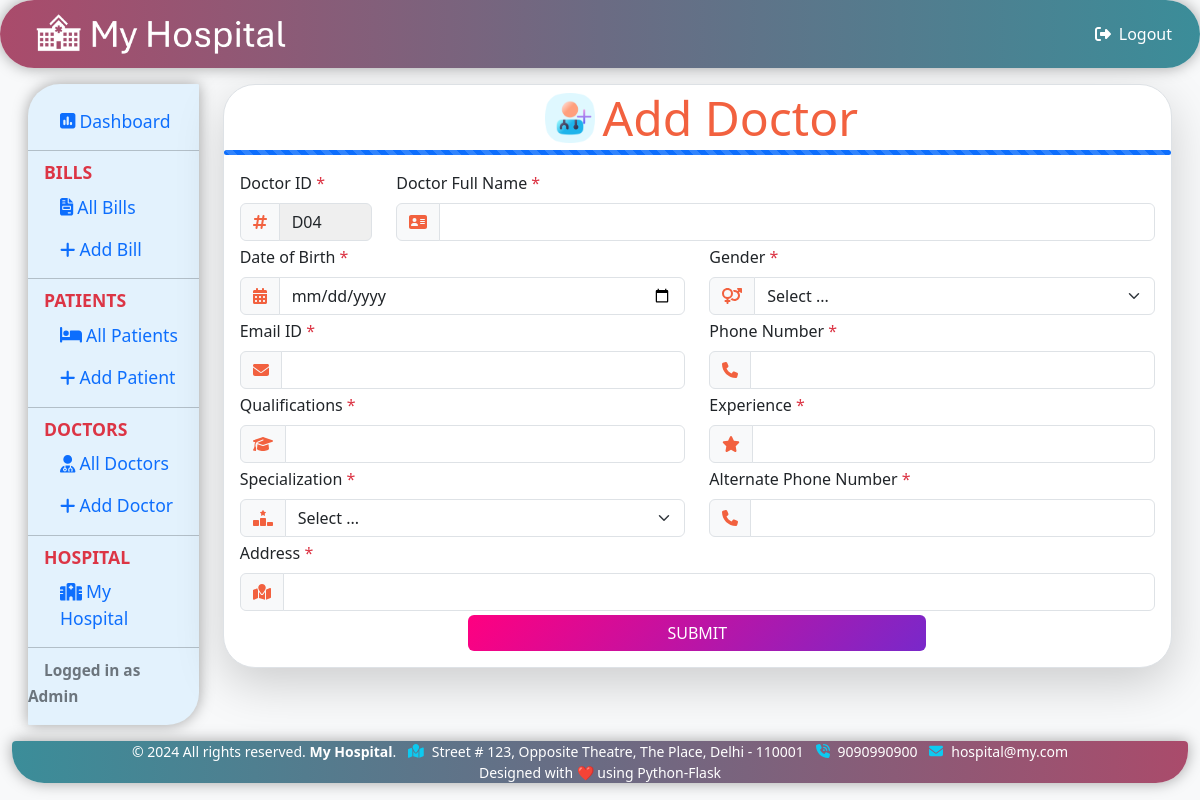
Screenshot of /adddoctor (signed in) with the database file from the repository.
### tables this page shows
CREATE TABLE hospital (
	"id" INTEGER PRIMARY KEY AUTOINCREMENT,
	"name"	TEXT,
	"logo"	TEXT,
	"address"	TEXT,
	"phone"	TEXT,
	"email" TEXT,
	"specs" TEXT );

### docbill.py (the view)
@app.route("/adddoctor", methods=["GET", "POST"])
def adddoctor():
	if ('logged_in' not in session) or (session['logged_in'] != True):
		flash('Session timeout. Please login again', 'info')
		return redirect(url_for("login"))
	conn = sql.connect(DATABASE)
	conn.row_factory = sql.Row
	cur = conn.cursor()
	hosp = cur.execute("SELECT * FROM hospital ORDER BY id DESC").fetchone()
	hdata = ['']*6 if hosp == None else [hosp['name'],hosp['logo'],hosp['address'],hosp['phone'],hosp['email'],hosp['specs']]
	specs = '' if hosp == None else hosp['specs'].split(",")
	lastsl = cur.execute("SELECT docsl FROM doctors ORDER BY docsl DESC").fetchone()
	lastsl = 0 if lastsl == None else lastsl[0]
	nextdocid = f"{lastsl+1:02}"
	if request.method == "POST":
		content = request.form.to_dict()
		cur.execute("INSERT INTO doctors ({}) VALUES ({})".format(','.join(content.keys()), ', '.join(['?']*len(content))), tuple(content.values()))
		conn.commit()
		flash('Doctor Details Added Successfully', 'success')
		return redirect(url_for('adddoctor'))
	return render_template("adddoctor.html", nextdocid = nextdocid, specs = specs, hdata = hdata, title = 'Add Doctor')

### docbill.py (called while the page is built)
@app.before_request
def before_request():
	session.permanent = True
	app.permanent_session_lifetime = timedelta(minutes=10)

### templates/adddoctor.html (shortened to what this page needs)
				{% include 'header.html' %}
				{% block body %}
				<div class="col-sm-10">
					<div class="bg-white border rounded-5 shadow-lg overflow-hidden">
						<div class="row justify-content-md-center">
							<div class="col-12">
								<h2 class="my-1 display-5 d-flex justify-content-center align-items-center doc-icon"><img src="/static/images/adddoctor.png" class="headerimg mx-2">{{title}}</h2>
							</div>
						</div>
						<div class="progress">
							<div class="progress-bar progress-bar-striped progress-bar-animated w-100" role="progressbar"></div>
						</div>
						<form action="/adddoctor" method="POST">
							<div class="row p-3 gy-1">
								<div class="col-2">
									<label for="docid" class="form-label">Doctor ID <span class="text-danger">*</span></label>
									<div class="input-group">
										<span class="input-group-text"><i class="doc-icon fa-solid fa-hashtag"></i></span>
										<input type="text" class="form-control disabled" id="docid" name="docid" value="D{{nextdocid}}">
									</div>
								</div>
								<div class="col-10">
									<label for="docfullname" class="form-label">Doctor Full Name <span class="text-danger">*</span></label>
									<div class="input-group">
										<span class="input-group-text"><i class="doc-icon fa-solid fa-address-card"></i></span>
										<input type="text" class="form-control" id="docfullname" name="docfullname" required>
									</div>
								</div>
								<div class="col-12 col-md-6">
									<label for="docdob" class="form-label">Date of Birth <span class="text-danger">*</span></label>
									<div class="input-group">
										<span class="input-group-text"><i class="doc-icon fa-solid fa-calendar-days"></i></span>
										<input type="date" class="form-control" id="docdob" name="docdob" required>
									</div>
								</div>
								<div class="col-12 col-md-6">
									<label for="docgender" class="form-label">Gender <span class="text-danger">*</span></label>
									<div class="input-group">
										<span class="input-group-text"><i class="doc-icon fa-solid fa-venus-mars"></i></span>
										<select class="form-select" id="docgender" name="docgender" required>
											<option value="" selected disabled>Select ...</option>
										</select>
									</div>
								</div>
								<div class="col-12 col-md-6">
									<label for="docemail" class="form-label">Email ID <span class="text-danger">*</span></label>
									<div class="input-group">
										<span class="input-group-text"><i class="doc-icon fa-solid fa-envelope"></i></span>
										<input type="email" class="form-control" id="docemail" name="docemail" required>
									</div>
								</div>
								<div class="col-12 col-md-6">
									<label for="docphone" class="form-label">Phone Number <span class="text-danger">*</span></label>
									<div class="input-group">
										<span class="input-group-text"><i class="doc-icon fa-solid fa-phone"></i></span>
										<input type="tel" class="form-control" id="docphone" name="docphone" required>
									</div>
								</div>
								<div class="col-12 col-md-6">
									<label for="docqual" class="form-label">Qualifications <span class="text-danger">*</span></label>
									<div class="input-group">
										<span class="input-group-text"><i class="doc-icon fa-solid fa-graduation-cap"></i></span>
										<input type="text" class="form-control" id="docqualification" name="docqual" required>
									</div>
								</div>
								<div class="col-12 col-md-6">
									<label for="docexp" class="form-label">Experience <span class="text-danger">*</span></label>
									<div class="input-group">
										<span class="input-group-text"><i class="doc-icon fa-solid fa-star"></i></span>
										<input type="text" class="form-control" id="docexp" name="docexp" required>
									</div>
								</div>
								<div class="col-12 col-md-6">
									<label for="docspec" class="form-label">Specialization <span class="text-danger">*</span></label>
									<div class="input-group">
										<span class="input-group-text"><i class="doc-icon fa-solid fa-ranking-star"></i></span>
										<select class="form-select" id="docspec" name="docspec" required>
											<option value="" selected disabled>Select ...</option>
										</select>
									</div>
								</div>
								<div class="col-12 col-md-6">
									<label for="docaltphone" class="form-label">Alternate Phone Number <span class="text-danger">*</span></label>
									<div class="input-group">
										<span class="input-group-text"><i class="doc-icon fa-solid fa-phone"></i></span>
										<input type="tel" class="form-control" id="docaltphone" name="docaltphone" required>
									</div>
								</div>
								<div class="col-12">
									<label for="docaddress" class="form-label">Address <span class="text-danger">*</span></label>
									<div class="input-group">
										<span class="input-group-text"><i class="doc-icon fa-solid fa-map-location"></i></span>
										<input type="text" class="form-control" id="docaddress" name="docaddress" required>
									</div>
								</div>
								<div class="col">
									<div class="d-flex justify-content-center">
										<button class="btn submitbtn w-50" type="submit">Submit</button>
									</div>
								</div>
							</div>
						</form>
					</div>
				</div>
				{% endblock %}
				{% include 'footer.html' %}

### templates/header.html (shortened to what this page needs)
<!DOCTYPE html>
<html lang="en">
	<head>
		<link rel="stylesheet" type="text/css" href="/static/css/bootstrap-5.3.3.css">
		<link rel="stylesheet" type="text/css" href="/static/css/fontawesome-6.5.2.all.min.css">
		<link rel="stylesheet" type="text/css" href="/static/css/dataTables-2.1.0.min.css">
		<link rel="stylesheet" type="text/css" href="/static/css/customstyle.css">
	</head>
	<body class="bg-light">
		<nav class="navbar navbar-bg sticky-top rounded-pill px-3">
			<div class="container-fluid">
				<a class="navbar-brand d-flex align-items-center" href="{{url_for('dashboard')}}"><img src="/static/images/logo/{{hdata[1]}}" onerror="this.onerror=null; this.src='/static/images/logo.png';" alt="Logo" class="img-fluid logoimg mx-2"></a>
				<div class="navbar-nav">
					<a class="nav-item nav-link logout non-printable" href="{{url_for('logout')}}"><i class="fa-solid fa-right-from-bracket px-2"></i>Logout</a>
				</div>
			</div>
		</nav>
		<div class="container-fluid">
			<div class="row p-3 gy-2">
				<div class="col-sm-2 non-printable">
					<div class="vertical-nav py-3">
						<ul class="nav flex-column">
							<li class="nav-item"><a href="{{url_for('dashboard')}}" class="nav-link"><i class="fa-solid fa-square-poll-vertical me-1"></i>Dashboard</a></li>
						</ul>
						<hr class="my-2" />
						<p class="text-danger fw-bold px-3 m-0">BILLS</p>
						<ul class="nav flex-column">
							<li class="nav-item"><a href="{{url_for('bills')}}" class="nav-link"><i class="fa-solid fa-file-invoice me-1"></i>All Bills</a></li>
							<li class="nav-item"><a href="{{url_for('addbill')}}" class="nav-link"><i class="fa-solid fa-plus me-1"></i>Add Bill</a></li>
						</ul>
						<hr class="my-2" />
						<p class="text-danger fw-bold px-3 m-0">PATIENTS</p>
						<ul class="nav flex-column">
							<li class="nav-item"><a href="{{url_for('patients')}}" class="nav-link"><i class="fa-solid fa-bed me-1"></i>All Patients</a></li>
							<li class="nav-item"><a href="{{url_for('addpatient')}}" class="nav-link"><i class="fa-solid fa-plus me-1"></i>Add Patient</a></li>
						</ul>
						<hr class="my-2" />
						<p class="text-danger fw-bold px-3 m-0">DOCTORS</p>
						<ul class="nav flex-column">
							<li class="nav-item"><a href="{{url_for('doctors')}}" class="nav-link"><i class="fa-solid fa-user-doctor me-1"></i>All Doctors</a></li>
							<li class="nav-item"><a href="{{url_for('adddoctor')}}" class="nav-link"><i class="fa-solid fa-plus me-1"></i>Add Doctor</a></li>
						</ul>
						<hr class="my-2" />
						<p class="text-danger fw-bold px-3 m-0">HOSPITAL</p>
						<ul class="nav flex-column">
							<li class="nav-item"><a href="{{url_for('hospital')}}" class="nav-link"><i class="fa-solid fa-hospital me-1"></i>My Hospital</a></li>
						</ul>
						<hr class="my-2">
						<span class="px-3 small fw-bold text-secondary">Logged in as Admin</span>
					</div>
				</div>

### templates/footer.html (shortened to what this page needs)
				{% block body %}
						</div>
							<footer class="footbar sticky-bottom text-white text-center small">
								<span>&copy; 2024 All rights reserved. <strong>{{hdata[0]}}</strong>. <i class="fa-solid fa-map-location text-info mx-2"></i>{{hdata[2]}} <i class="fa-solid fa-phone-volume text-info mx-2"></i>{{hdata[3]}} <i class="fa-solid fa-envelope text-info mx-2"></i>{{hdata[4]}}</span><br>
								<span type="button" data-bs-toggle="modal" data-bs-target="#footerModal">Designed with ❤️ using Python-Flask</span>
							</footer>
						</div>
					</body>
				</html>
				{% endblock %}

### static/css/customstyle.css (style rules this page uses)
.navbar { box-shadow: rgba(0, 0, 0, 0.35) 0px 0px 15px; border-radius: 2rem 2rem 4px 4px; background: linear-gradient(to right, #aa4b6b, #6b6b83, #3b8d99); }
.navbar-bg { background: linear-gradient(to right, #aa4b6b, #6b6b83, #3b8d99); }
.navbar-brand { font-size: 2rem!important; color: white; }
.nav-item { margin-left: 1rem; color: white; }
.logout { color: white; }
.vertical-nav { font-size: 1.1rem; background: #e3f2fd; box-shadow: rgba(0, 0, 0, 0.35) 0px 0px 15px; border-radius: 2rem 1px; }
.form-select { border-top-right-radius: 0.375rem !important; border-bottom-right-radius: 0.375rem !important; }
.progress { height: 5px; }
.logoimg { max-width: 250px; }
.headerimg { max-width: 50px; }
.disabled { background: #efefef; pointer-events: none; }
.doc-icon { color: #f2613f; }
.submitbtn { background-image: linear-gradient(310deg, #7928ca, #ff0080); border: none; text-transform: uppercase; color: white; }
.footbar { box-shadow: rgba(0, 0, 0, 0.35) 0px 0px 15px; border-radius: 4px 4px 2rem 2rem; background: linear-gradient(to left, #aa4b6b, #6b6b83, #3b8d99); }

### rows the page displays
hospital: logo (picture), name "My Hospital", address "Street # 123, Opposite Theatre, The Place, Delhi - 110001", phone "9090990900", email "hospital@my.com"

### other values shown
{{ title }} "Add Doctor"
